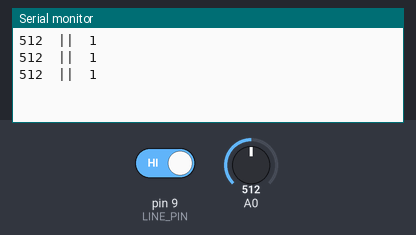
This sketch was run on a simulated Arduino Uno, built with avr-gcc and run on an emulated ATmega328P. On the bench: the last lines printed to the serial monitor. Inputs (shaded band) come from the test bench; at power-on: A0 = 512, pin 9 (LINE_PIN) HIGH.

Above: at 1.3 s.
1.4 s: A0 set to 716
At 2.0 s:
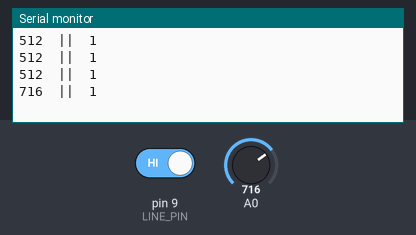
2.9 s: pin 9 (LINE_PIN) driven LOW
At 3.9 s:
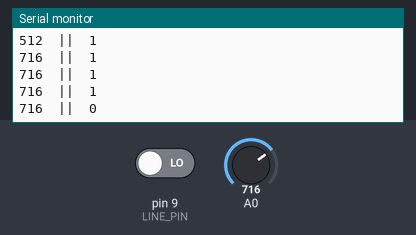
4.4 s: A0 set to 900
At 5.0 s:
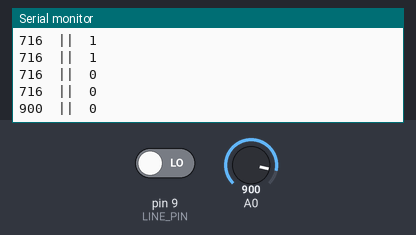
5.9 s: pin 9 (LINE_PIN) driven HIGH
At 6.7 s:
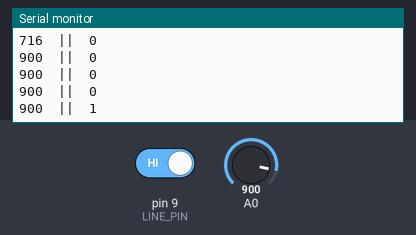
Timing chart, 0 to 8.4 s (numbered marks = the images above; inputs shaded):
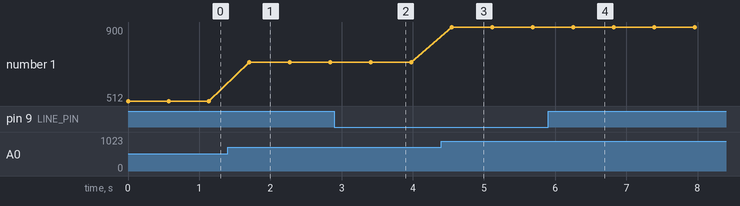

Measured:
- after the input at 1.4 s, the serial monitor: prints a new line after 0.31 s (image 1)
- after the input at 2.9 s, the serial monitor: prints a new line after 0.51 s (image 2)
- after the input at 4.4 s, the serial monitor: prints a new line after 0.15 s (image 3)
- after the input at 5.9 s, the serial monitor: prints a new line after 0.35 s (image 4)
- plotted number 1: 512 → 716 after the input at 1.4 s, 716 → 900 after the input at 4.4 s

The sketch:

send.ino
```cpp
#include <IRremote.h>

#define IR_SEND_PIN 7
const int LINE_PIN = 9;

IRsend irsend(IR_SEND_PIN);

uint32_t NEC_command;
uint32_t noRepeats = 2;
int darkness;

void setup() {
    Serial.begin(9600);
}
void loop() {
  darkness = digitalRead(LINE_PIN);
  int value = analogRead(A0);
  Serial.print(value);
  Serial.print("  ||  ");
  Serial.println(darkness);
  if (darkness == LOW) { // Line Trắng(nơi phản xạ ánh sáng) cho giá trị 0 || LOW
     NEC_command = 0x1A;
  } else {            // Line Đen(nơi không phản xạ ánh sáng) cho giá trị 1 || HIGH
    NEC_command = 0x1B;
  }

  irsend.sendNEC(0x00, NEC_command, noRepeats);
  delay(500);
}
```
